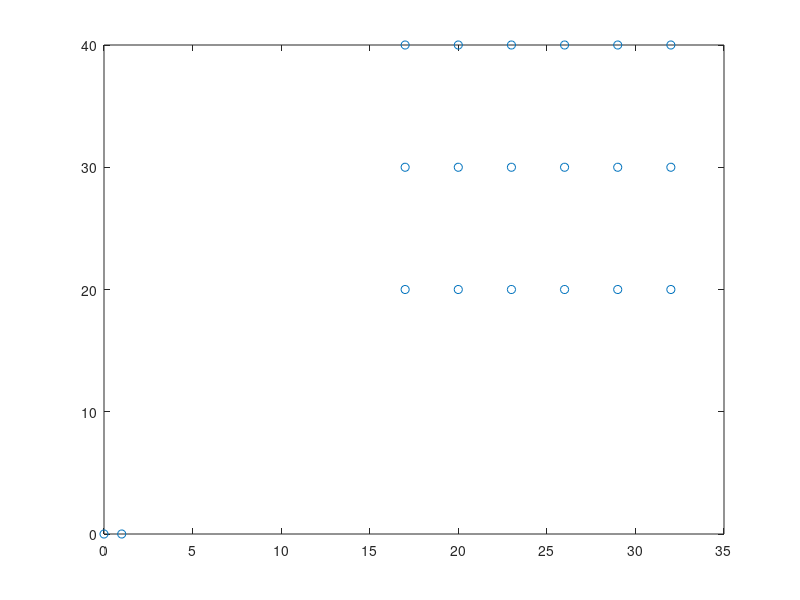

This chart was generated by the following MATLAB code: (Note: this script raises an error after producing the figure.)
clc
clf 
clear all
%% Initial parameters :
% Vehicle parameters 
L = 3;                                                      % L is the Wheelbase of the robot
W_r=2;                                                      % W_r is the width of the robot 
gamma_max = deg2rad(55);                                    % maximum steering angle
R_min = (L/tan(gamma_max));                                 % Minimum turning radius

% Orchard parameters 
RL=20;                                                      % Length of each row 
W=3;                                                        % Width of each row 
K_rows=5;                                                   % Orchard rows 
N=K_rows+1;                                                 % Rows plus 1 so that we can go tru all rows

%% Node co-ordinates computation of the field 
% 
% Intially the robot is at 0,0, and facing north 90 degress 
% We have that mid point of West row is (20,20)
% We divide the orchard into top, middle and bottom nodes 
% Totally there are 20 nodes including start and end node 
% Here we compute the top, middle and bottom row's first node co-ordinates
% 
% X co-ordinates of first nodes of each row 
% X2 is W to the left from the given mid-point(20,20)

X(1,2)=17;                                                  % bottom row first node 
X(1,N+2)=X(1,2);                                            % middle row first node 
X(1,2*N+2)=X(1,2);                                          % Top row first node

% Y cordinates of first nodes of each node 
% Y2 is on the same axis as the given mid-point 

Y(1,2)=RL;                                                  % bottom row first node            
Y(1,N+2)=RL/2+RL;                                           % middle row first node
Y(1,2*N+2)=2*RL;                                            % Top row first node

% Calculation of all the other node X co-ordinates 
for i=2:N                                                   % since each co-ordinate is W away 
    X(1,i+1)=X(1,i)+W;                                      % southern/bottom row x co-ordinates
    X(1,N+i+1)=X(1,N+i)+W;                                  % middle row x co rodinates 
    X(1,2*N+i+1)=X(1,N+i)+W;                                % northern/top row x co-ordinates
end

% Calculation of all the other node Y co-ordinates 
for i=2:N                                                   % since each co-ordinate is W away
    Y(1,i+1)=RL;                                            % south y co-ordinates
    Y(1,N+i+1)=RL+RL/2;                                     % northern y co-ordinates
     Y(1,2*N+i+1)=2*RL;
end
X(1,1)=0;                                                   % start node x' co-ordinate
X(1,3*N+2)=1;                                               % end node   x' co-ordinate

Y(1,1)=0;                                                   % start node y' co-ordinate
Y(1,3*N+2)=0;                                               % end node   y' co-ordinate

%% Visual check of orchard 
grid on
plot(X,Y,'o')                  

%% Computation of the cost matrix DMAT 
% Four parts :
% 1.Non turning Costs
% 2.Turning costs (pi/omega turns)
% 3.Start and end node to other nodes costs  
% 4.Cost from same node to same node

DMAT=zeros(3*N+2,3*N+2);
% Soft constraints 
huge=10^20;                         
small=-100;
sp_huge=10^25;


% 1. Non turning costs / straight lines
% 1.1 From bottom to middle row movement 
for i=2:N+1                                                 % bottom row
    for j=N+2:2*N+1                                         % middle row
        if (j-i)==N                                         % both nodes are in same row
            DMAT(i,j)=small;
            DMAT(j,i)=small;
        else                                                % i and j are not of the same row:Assign cost to huge
            DMAT(i,j)=huge;         
            DMAT(j,i)=huge;
        end
    end
end



% 1.2 From middle to top row movement 
for i=N+2:2*N+1                                             % bottom row
    for j=2*N+2:3*N+1                                       % topmost row
        if (j-i)==N                                         % both nodes are in same row
            DMAT(i,j)=small;
            DMAT(j,i)=small;
        else                                                % i and j are not of the same row:Assign cost to huge
%             to prevent going to another row's top node
            DMAT(i,j)=huge;
            DMAT(j,i)=huge;
        end
    end
    
end
% 1.3 From bottom row to top row 
% To prevent it from going directly to top row 
for i= 2:N+1
    for j=2*N+2:3*N+1
        DMAT(i,j) = huge;% we dont want to go from bottom to top
        DMAT(j,i) = huge;
    end
end


% 2. Turning costs 
% 2.1 pi and omega manuvers 

for i=2:N                                                   % Bottom row 
    for j=i+1:N+1                                             % Node to the right
        d = abs(i-j);                                       % Distance between nodes
        f=d*R_min;                                          % Turning radius bettwen node i and j
        if f>=2*R_min                                       % This is a pi turn
            cost=((d*W_r+(pi-2)*R_min)); 
            DMAT(i,j)=cost;     % Cost of a pi turn
        else % omega turn 
            
            cost=((3*pi*R_min-2*R_min*acos(1-(2*R_min+d*W_r)^2/(8*R_min^2))));            % Cost of a omgega turn
            DMAT(i,j)=cost;
        end   
     
%      Symmetrical conditions for topmost/northern row
     DMAT(j,i)=DMAT(i,j); 
     DMAT(i+2*N, j+2*N) = DMAT(i,j); 
     DMAT(j+2*N, i+2*N)= DMAT(i,j);
%      to prevent movement from middle node to another row middle node 
%      DMAT(N+i,N+j)=huge; 
%      DMAT(N+j,N+i)=huge;
    end
end

% for i=2:N
%     for j=2*N:3*N+1
%         DMAT(i,j)=huge;
%         DMAT(j,i)=huge;
%     end
% end



% 3. Start and End node costs 
s_x=[X(1,1),Y(1,1)];                            % start node co-ordinates 
e_x=[X(1,3*N+2),Y(1,3*N+2)];                       % end node co-ordinates 

% 3.1 Costs from the start node and end node to top and bottom nodes - we use manhattan distance
for i=2:3*N+1
    if (i>1 && i<N+1)
        DMAT(1,i) = small;
        DMAT(3*N+2,i) = small;
    else
        DMAT(1,i) =  abs(X(1)-X(i)) + abs(Y(1)-Y(i)); %manhattan distance
        DMAT(3*N+2,i) = abs(X(2*N+2)-X(i)) + abs(Y(2*N+2)-Y(i)); %manhattan distance
        DMAT(1,i) =huge; %manhattan distance
        DMAT(3*N+2,i) = huge; %manhattan distance
    end
    
    DMAT(i,1) = DMAT(1,i); % cost matrix symmetry
    DMAT(i,3*N+2) = DMAT(3*N+2,i); % cost matrix symmetry
end

% 3.2
% To prevent the robot to directly move into the middle rows 
% Or to prevent the robot to directly exit from the middle rows 
% We assign those costs to 'huge'
for i=8:13
    DMAT(1,i)=huge;
    DMAT(3*N+2,i)=huge;
    DMAT(1,i)=DMAT(i,1);
    DMAT(3*N+2,i)=DMAT(i,3*N+2);
    
end 

% % 3.3
% To prevent the robot from going direclty from start to end node 
% % Cost between start and end node is also assigned as 'huge'
DMAT(1,3*N+2) = huge;
DMAT(3*N+2, 1) = huge; 

% 4 Cost from a one 'node' to the same 'node'
for i=1:3*N+2
    for i=1:3*N+2
        DMAT(i,i)=sp_huge;
    end 
end 

%% Optimal node sequence 
% Using TSP-GA algorithm 

XY = [X' Y'];
t = cputime;  
resultStruct = tspof_ga('xy', XY , 'DMAT', DMAT, 'SHOWRESULT',false, 'SHOWWAITBAR', false, 'SHOWPROG', false); 
E = cputime-t; %print time required to compute it.   
route = [1 resultStruct.optRoute 3*N+2]; % extract node sequence   
display(route)


%% Compute the path for Pure pursuit to follow 

path_generator(route,XY,R_min)


